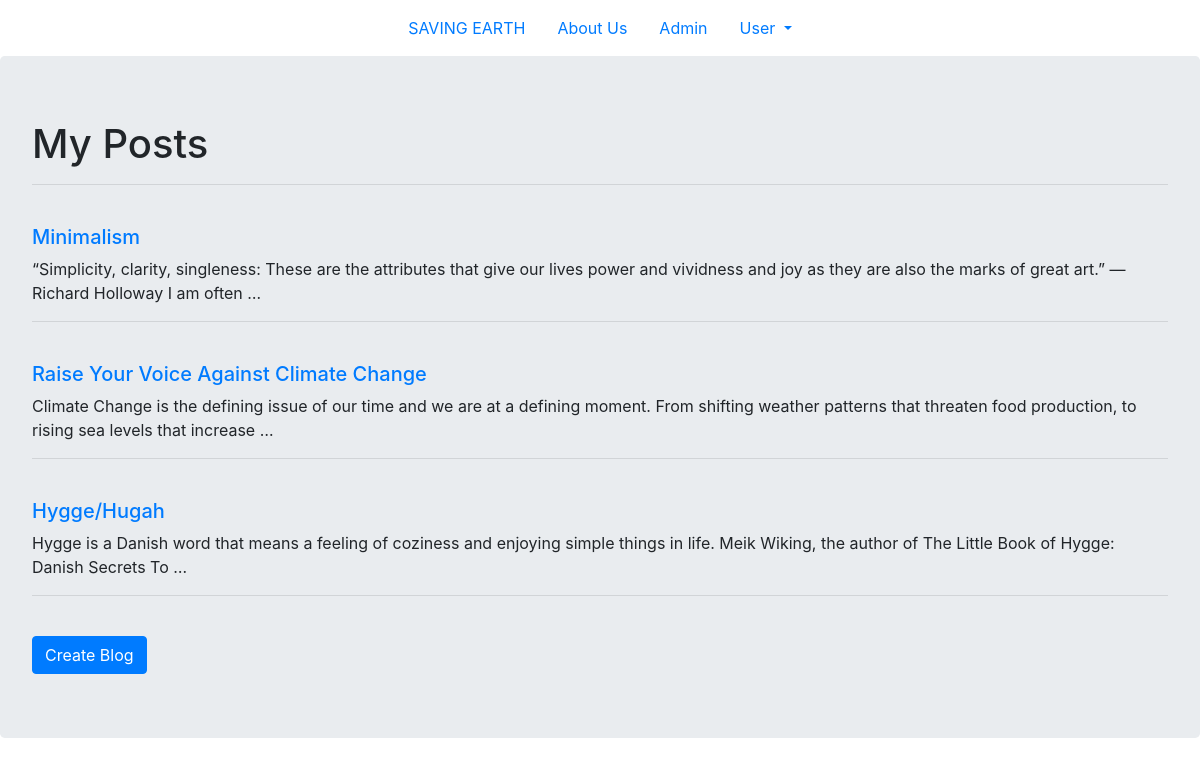
The app's page /MyPost/ (signed in) with its own data.
### Blog_App/models.py (models this page shows, shortened)
class Blog(models.Model):
    title=models.CharField(max_length=256)
    post=models.CharField(max_length=2000)
    date=models.DateTimeField()
    published_date=models.DateTimeField(blank=True,null=True)
    published=models.PositiveIntegerField()
    Blogger=models.ForeignKey(Blogger,related_name='eid',on_delete=models.PROTECT,default='SOME STRING')
    post_pic=models.ImageField(upload_to='post_pics',blank=True)
    class Meta:
        ordering = ['-date']

### Blog_App/views.py (the view)
# urls.py: path('MyPost/', views.MyPostView.as_view(),name='mypost'),
class MyPostView(TemplateView):
    template_name='MyPost.html'
    def get(self,request):
        if request.session.has_key('email'):
            email = request.session['email']
            Blog_Data=Blog.objects.filter(Blogger=email)
            my_dict={'verify':True,'email':Blog_Data}
            return render(request, 'MyPost.html',context=my_dict)
        else:
            return render(request, 'MyPost.html', {'verify':False})

### templates/MyPost.html (shortened to what this page needs)
{%extends 'Home.html'%}
{%load static%}
{%block body_block%}
<head>
  <link rel="stylesheet" href="{% static "css/Font.css" %}">
</head>
<body>
  <div class="jumbotron">
    <div class="blog_sep">
      <h1>My Posts</h1>
      <hr>
      <br>
      {%for post in email%}
      {%if post.published%}
        <h5><a href="{{post.id}}">{{post.title}}</a></h5>
      <p>{{post.post|truncatewords:30}}</p>
      <hr>
      <br>
      {%endif%}
      {%endfor%}
      <a class="btn btn-primary" href="{%url 'mypost_create'%}">Create Blog</a>
    </div>
  </div>
</body>
{%endblock%}

### static/css/header.css (style rules this page uses)
h5 { color: green; }

### records on screen
Blog: title "Minimalism", post "“Simplicity, clarity, singleness: These are the attributes that give our lives power and vividness and joy as they are also the marks of great art.” —Richard Holloway I am often …"
Blog: title "Raise Your Voice Against Climate Change", post "Climate Change is the defining issue of our time and we are at a defining moment. From shifting weather patterns that threaten food production, to rising sea levels that increase …"
Blog: title "Hygge/Hugah", post "Hygge is a Danish word that means a feeling of coziness and enjoying simple things in life. Meik Wiking, the author of The Little Book of Hygge: Danish Secrets To …"
